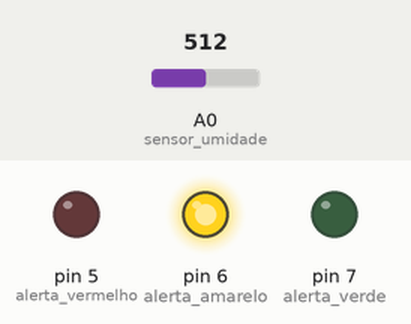
Recording of a sketch running on a simulated Arduino Uno, built with avr-gcc and run on an emulated ATmega328P. Parts: output pins drawn as LEDs (lit = HIGH). Inputs (shaded band) come from the test bench; at power-on: A0 (sensor_umidade) = 512.

Above: at 1.8 s.
1.9 s: A0 (sensor_umidade) set to 413
3.4 s: A0 (sensor_umidade) set to 390
At 4.3 s:
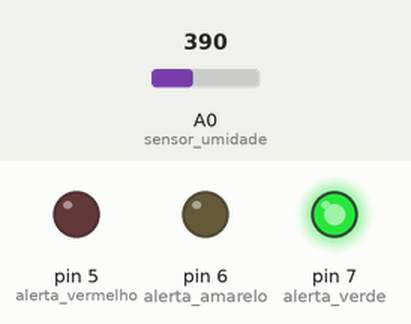
5.5 s: A0 (sensor_umidade) set to 810
At 7.1 s:
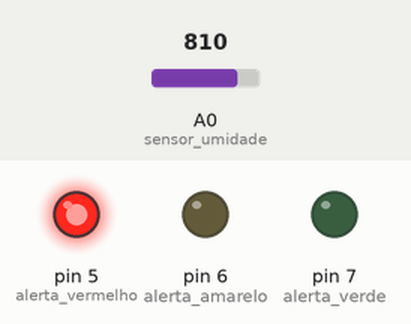
7.5 s: A0 (sensor_umidade) set to 786
At 8.6 s:
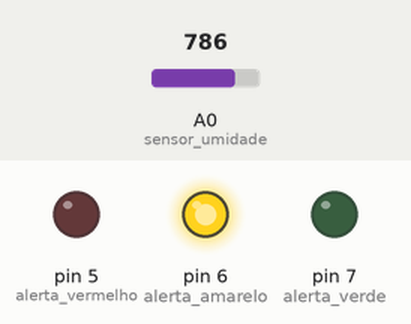
9.5 s: A0 (sensor_umidade) set to 900
At 11.4 s:
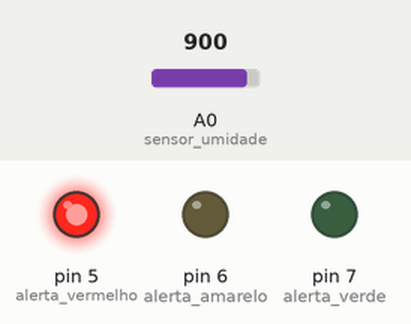
Timing chart, 0 to 12.5 s (numbered marks = the images above; inputs shaded):
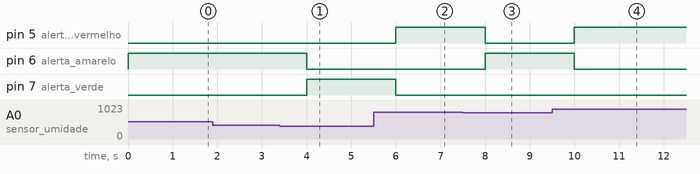

The sketch:

Aula_1_monitor_umidade_solo.ino
```cpp
// Programa: Monitoramento de umidade do solo com leds alertas.
// Autor: Álacy Serrão e Natália Lima

#define sensor_umidade A0
#define alerta_vermelho 5
#define alerta_amarelo 6
#define alerta_verde 7

int valor_sensor;

void setup() {


  pinMode(sensor_umidade, INPUT);
  pinMode(alerta_vermelho, OUTPUT);
  pinMode(alerta_amarelo, OUTPUT);
  pinMode(alerta_verde, OUTPUT);

}

void loop() {

valor_sensor = analogRead(sensor_umidade);

if(valor_sensor > 800 && valor_sensor < 1024 ){
  // Terra Seca
  digitalWrite(alerta_vermelho, HIGH);
  digitalWrite(alerta_amarelo, LOW);
  digitalWrite(alerta_verde, LOW);

}

 if(valor_sensor > 400 && valor_sensor < 800 ){
  // Terra umida moderada
  digitalWrite(alerta_amarelo, HIGH);
  digitalWrite(alerta_vermelho, LOW);
  digitalWrite(alerta_verde, LOW);
}

if(valor_sensor < 400 ){
  // Terra bem umida
  digitalWrite(alerta_verde, HIGH);
  digitalWrite(alerta_amarelo, LOW);
  digitalWrite(alerta_vermelho, LOW);

}

delay(1000);


}
```

Measured:
- the behaviour switches between 400 and 399 on A0 (sensor_umidade) (found by bisection; images 0 and 1)
- the behaviour switches between 800 and 799 on A0 (sensor_umidade) (found by bisection; images 2 and 3)
- after the input at 1.9 s, every drawn part: stays the same
- after the input at 3.4 s, pin 6 (alerta_amarelo): HIGH → LOW after 0.60 s; pin 7 (alerta_verde): LOW → HIGH after 0.60 s
- after the input at 5.5 s, pin 5 (alerta_vermelho): LOW → HIGH after 0.50 s; pin 7 (alerta_verde): HIGH → LOW after 0.50 s
- after the input at 7.5 s, pin 5 (alerta_vermelho): HIGH → LOW after 0.50 s; pin 6 (alerta_amarelo): LOW → HIGH after 0.50 s
- after the input at 9.5 s, pin 5 (alerta_vermelho): LOW → HIGH after 0.50 s; pin 6 (alerta_amarelo): HIGH → LOW after 0.50 s
